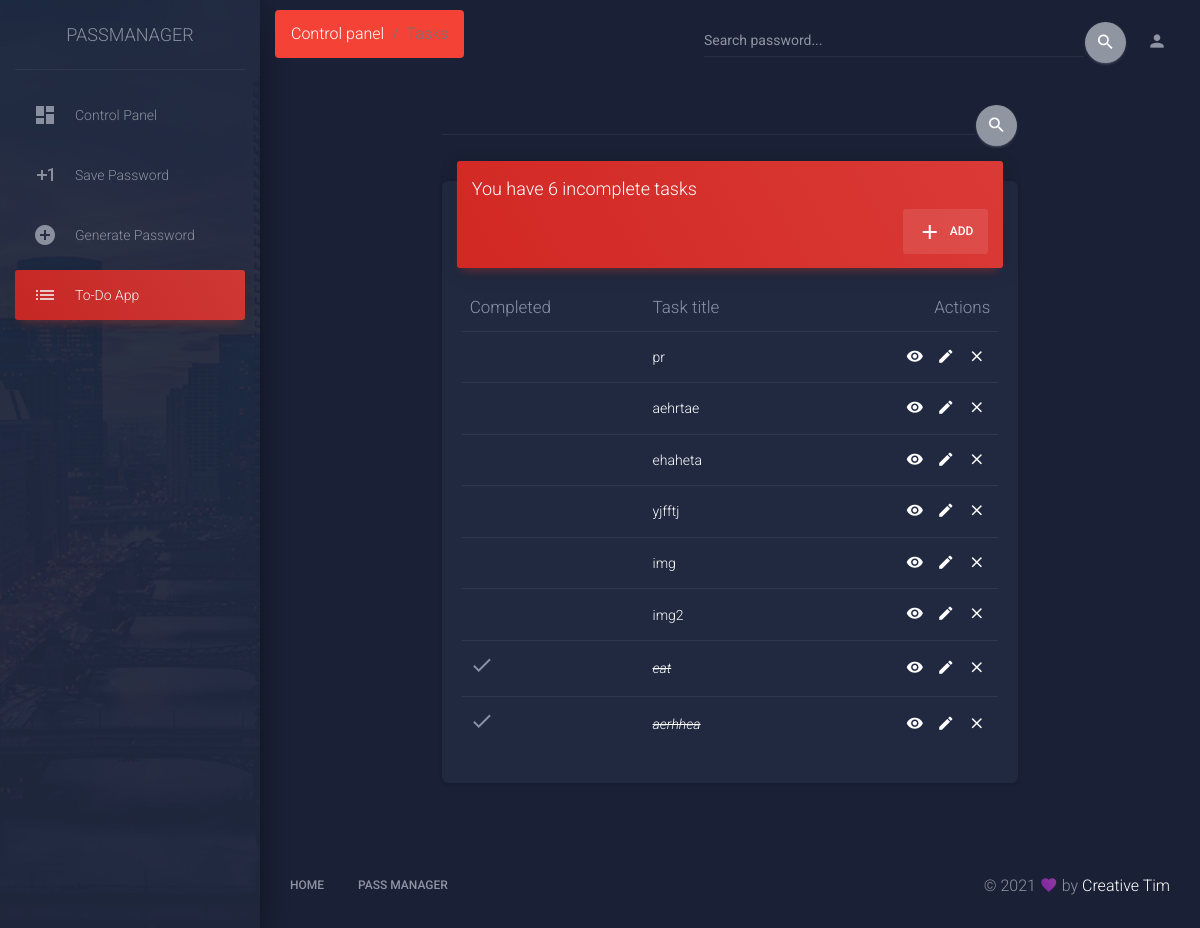
Screenshot of /todo/ (signed in) with the database file from the repository.
### todos/models.py (models this page shows, shortened)
class TaskModel(models.Model):
    user = models.ForeignKey(
        User, on_delete=models.CASCADE, null=True, blank=True)
    title = models.CharField(max_length=255)
    description = models.TextField(null=True, blank=True)
    image = models.ImageField(upload_to='images/%Y/%m/%d/', null=True, blank=True)
    completed = models.BooleanField(default=False)
    created = models.DateTimeField(auto_now_add=True)
    class Meta:
        ordering = ['completed']

### todos/views.py (the view)
# urls.py: path('', TaskListView.as_view(), name='tasks'),
class TaskListView(LoginRequiredMixin, ListView):
    login_url = "login"
    model = TaskModel
    template_name = 'todos/tasks.html'
    context_object_name = 'tasks'
    def get_context_data(self, **kwargs):
        context = super().get_context_data(**kwargs)
        context['tasks'] = context['tasks'].filter(user=self.request.user)
        context['incomplete_tasks'] = context['tasks'].filter(completed=False).count()
        search_input = self.request.GET.get('search-area') or ''
        if search_input:
            context['tasks'] = context['tasks'].filter(
                Q(title__icontains=search_input) |
                Q(description__icontains=search_input))
        return context

### manager/templatetags/url_to_title.py (called while the page is built)
@register.filter(name='url_to_title')
def cut(value: str) -> str:
    return value.replace('-', ' ').title()

### utilities/templates/todos/tasks.html (shortened to what this page needs)
{% extends 'base.html' %}
{% load  widget_tweaks %}
{% block content %}
{% include 'header.html' %}
<div class="row justify-content-center">
    <div class="col-md-8">
        <form class="navbar-form">
              <span class="bmd-form-group"><div class="input-group no-border">
                <input type="text" value="{{ search_input }}" class="form-control" name="search-area">
                <button type="submit" class="btn btn-default btn-round btn-just-icon">
                  <i class="material-icons">search</i>
                  <div class="ripple-container"></div>
                </button>
              </div></span>
            </form>
        <div class="card">
            <div class="card-header card-header-danger">
                <div class="nav-tabs-navigation">
                    <div class="nav-tabs-wrapper">
                        <span class="nav-tabs-title"><h4>You have {{ incomplete_tasks }} incomplete tasks</h4></span>
                        <ul class="nav nav-tabs" data-tabs="tabs">
                            <div class="ml-auto">
                                <li class="nav-item">
                                    <a class="nav-link primary active" href="{% url 'task_create' %}">
                                        <i class="material-icons">add</i> Add
                                        <div class="ripple-container"></div>
                                        <div class="ripple-container"></div>
                                    </a>
                                </li>
                            </div>
                        </ul>
                    </div>
                </div>
            </div>
            <div class="card-body">
                <div class="table-responsive">
                    <table class="table">
                        <thead class="text-warning">
                        <th>Completed</th>
                        <th>Task title</th>
                        <th class="text-right">Actions</th>
                        </thead>
                        <tbody>
                        {% for task in tasks %}
                        <tr>
                            {% if task.completed %}
                            <td><span class="material-icons">done</span></td>
                            {% else %}
                            <td></td>
                            {% endif %}
                            {% if task.completed %}
                                <td><a href="{% url 'task_detail' task.pk %}" rel="tooltip" title="Details"
                                   class=""><i><s>{{ task.title }}</s></i></a></td>
                            {% else %}
                                <td><a href="{% url 'task_detail' task.pk %}" rel="tooltip" title="Details"
                                   class="">{{ task.title }}</a></td>
                            {% endif %}
                            <td class="td-actions text-right">
                                <a href="{% url 'task_detail' task.pk %}" rel="tooltip"
                                   title="Details"
                                   class="btn btn-white btn-link btn-sm">
                                    <i class="material-icons">remove_red_eye</i></a>
                                <a href="{% url 'task_update' task.pk %}" rel="tooltip" title="Edit"
                                   class="btn btn-white btn-link btn-sm">
                                    <i class="material-icons">edit</i>
                                </a>
                                <a href="{% url 'task_delete' task.pk %}" rel="tooltip" title="Delete Password"
                                   class="btn btn-white btn-link btn-sm">
                                    <i class="material-icons">close</i></a>
                        </tr>
                        {% empty %}
                        <h3>Tasks empty</h3>
                        {% endfor %}
                        </tbody>
                    </table>
                </div>
            </div>
        </div>
    </div>
</div>
{% endblock content %}

### rows the page displays
TaskModel: title "pr"
TaskModel: title "aehrtae"
TaskModel: title "ehaheta"
TaskModel: title "yjfftj"
TaskModel: title "img"
TaskModel: title "img2"
TaskModel: completed True (drawn), title "eat"
TaskModel: completed True (drawn), title "aerhhea"

### other values shown
{{ incomplete_tasks }} "6"
